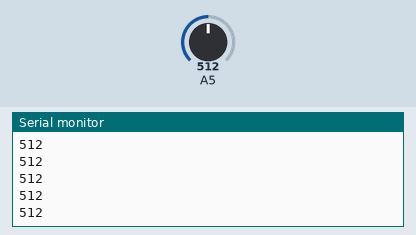
Simulated run of this sketch. Board: Arduino Uno, built with avr-gcc and run on an emulated ATmega328P. Parts: the last lines printed to the serial monitor. The inputs (shaded band) are chosen by the test bench; at power-on: A5 = 512.

Above: at 1.2 s.
1.3 s: A5 set to 11
At 1.9 s:
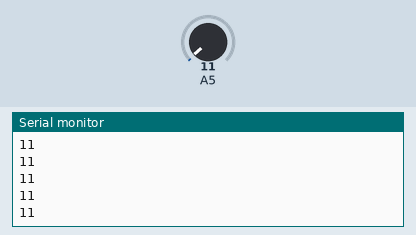
2.8 s: A5 set to 8
At 3.3 s:
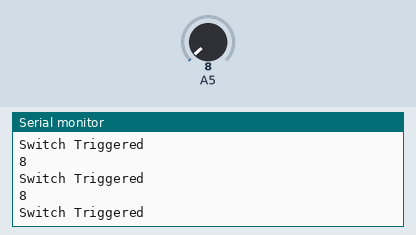
Timing chart, 0 to 5.8 s (numbered marks = the images above; inputs shaded):
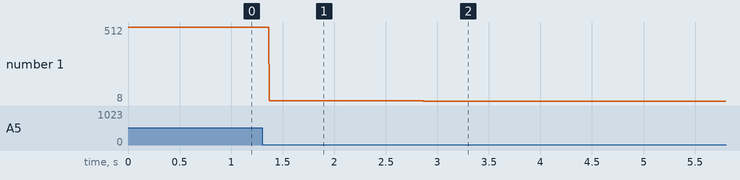

Measured:
- the behaviour switches between 10 and 9 on A5 (found by bisection; images 1 and 2)
- after the input at 1.3 s, the serial monitor: prints a new line after 0.07 s (image 1)
- after the input at 2.8 s, the serial monitor: prints a new line after 0.07 s (image 2)
- plotted number 1: 512 → 11 after the input at 1.3 s, 11 → 8 after the input at 2.8 s

The sketch:

AlarmTest_v0.1.ino
```cpp
int sw;

void setup() {
  // put your setup code here, to run once:
  pinMode(A5, INPUT);
  Serial.begin(9600);
}

void loop() {
  // put your main code here, to run repeatedly:
  sw = analogRead(A5);
  Serial.println(sw);
  if(sw < 10) {
    Serial.println("Switch Triggered");
  }
}
```
